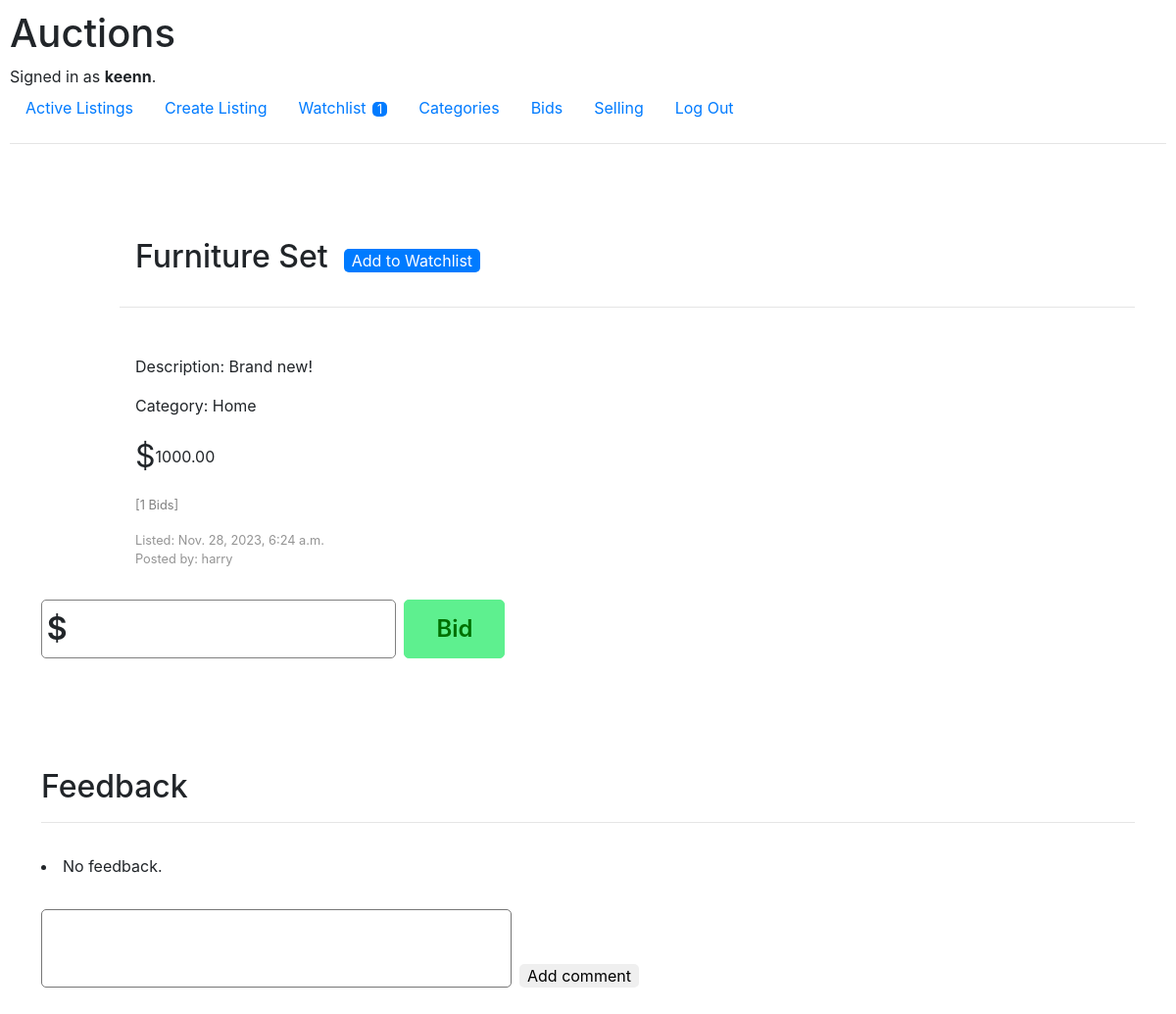
/listing/Furniture Set/18 (signed in), run on an earlier commit of the app's database.
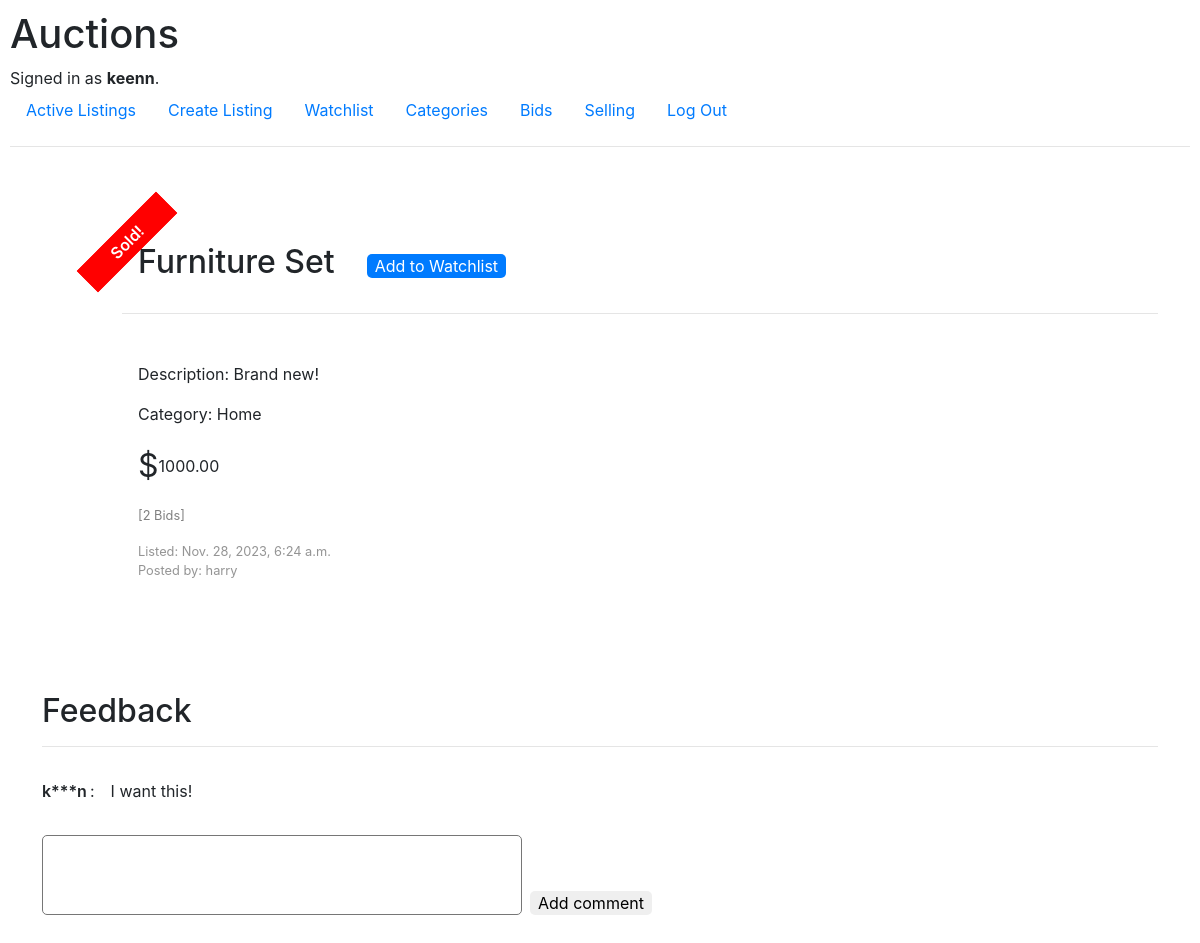
And on a later commit of the database.
### auctions/models.py (models this page shows, shortened)
class Comment(models.Model):
    user = models.ForeignKey(User, on_delete=models.CASCADE, related_name="commenter")
    comment = models.CharField(max_length=200)
    listing = models.ForeignKey(Listing, on_delete=models.CASCADE, related_name="listingComment", null=True)

### auctions/views.py (the view, shortened to what this page needs)
# urls.py: path("listing/<str:listing_name>/<int:listing_id>", views.listing, name="listing"),
@login_required
def listing(request, listing_name, listing_id):
    item = [{'item' : item, 'bid' : Bid.objects.filter(listing = item).count()} for item in Listing.objects.filter(pk=listing_id)][0]
    watchlist = Watchlist.objects.get(user = User.objects.get(pk=request.user.id)).listing.filter(id=listing_id).first()
    error = []
    return render(request, 'auctions/listing.html', {
        'item' : item,
        'listing_name' : listing_name,
        'watchlist' : watchlist,
        'watchlistCount' : Watchlist.objects.get(user = User.objects.get(pk=request.user.id)).listing.count(),
        'commentForm' : Feedback(),
        'bidForm' : BidForm(),
        'feedback' : [{'user_priv':secure_username(i.user.username), 'comment' : i.comment} for i in item['item'].listingComment.all()],
        'error' : error
    })

### auctions/forms.py
class Feedback(forms.Form):
    feedback = forms.CharField(max_length=200,
                               widget=forms.Textarea,
                               label=False)

class BidForm(forms.Form):
    bid = forms.DecimalField(label='Bid',
                             decimal_places=2,
                             widget=forms.NumberInput(attrs={'step' : '.05'}))

### auctions/models.py (called while the page is built)
    def __str__(self):
        return f"{self.category}"

### auctions/utils.py (called while the page is built)
def secure_username(username):
    strlen = len(username)
    mid_chars = username[1:strlen-1]
    return username.replace(mid_chars, '*' * (strlen-2))

### auctions/templates/auctions/listing.html (shortened to what the changed rows need)
{% extends 'auctions/layout.html' %}
{% block body %}
    <div class="listingwrapper">
        {% if item and item.item.title|lower == listing_name|lower %}
            <div class="listingHeader">
                <div class="listingInfo">
                    <div class="listingTitleDiv">
                        <h2>{{ item.item.title }}</h2>
                        {% if not item.item.availability %}
                            <div class="availabilityStatus">
                                <p class="sold">Sold!</p>
                            </div>
                        {% endif %}
                        {% if item.item.seller.id != user.id %}
                            {% if watchlist is not None %}
                                <div class="watchlistBtnDiv">
                                    <form action="{% url 'listing' item.item.title item.item.id %}" method="post">
                                        {% csrf_token %}
                                        <input type="submit" name="submitBtn" data-action="remove" value="Remove from Watchlist">
                                    </form>
                                </div>
                            {% else %}
                                <div class="watchlistBtnDiv">
                                    <form action="{% url 'listing' item.item.title item.item.id %}" method="post">
                                        <input type="submit" name="submitBtn" data-action="add" value="Add to Watchlist">
                                    </form>
                                </div>
                            {% endif%}
                        {% endif %}
                    </div>
                    <hr>
                    <div class="listingDescDiv">
                        <p>Description: {{ item.item.description }}</p>
                    </div>
                    <div>
                        <p>Category: {{ item.item.category }}</p>
                    </div>
                    <div class="listingPrice">
                        <span class="dollar">$</span>
                        <p>{{ item.item.startingBid | floatformat:2 }}</p>
                    </div>
                    <div class="nBid">
                        <p>[{{ item.bid }} Bids]</p>
                    </div>
                    <div class="created">
                        <p>Listed: {{ item.item.timestamp }}</p>
                        <p>Posted by: {{ item.item.seller.username }}</p>
                    </div>
                </div>
            </div>
            {% if item.item.seller.id != user.id and item.item.availability%}
                <div class="bidDiv">
                    <form action="{% url 'listing' item.item.title item.item.id %}" method="post">
                        <div class="bidFormInput">
                            <span>$</span>{{ bidForm.bid }}
                        </div>
                        <input type="submit" name="submitBtn" data-action="bid" value="Bid">
                    </form>
                </div>
            {% endif %}
            <div class="listingFeedback">
                <h2>Feedback</h2>
                <hr>
                <div class="feedbackSectionDiv">
                    {% for feedback in feedback %}
                        <div class="name_feedback">
                            <p class="fbname">{{ feedback.user_priv }}</p>
                            <span class="colon">:</span>
                            <p>{{ feedback.comment | safe }}</p>
                        </div>
                    {% empty %}
                        <li>No feedback.</li>
                    {% endfor %}
                </div>
                {% if item.item.seller.id != user.id %}
                <div class="feedbackDiv">
                    <form action="{% url 'listing' item.item.title item.item.id %}" method="post">
                        {{ commentForm }}
                        <input type="submit" name="submitBtn" data-action="comment" value="Add comment">
                    </form>
                </div>
                {% endif %}
            </div>
        {% else %}
        <h1>Listing Page</h1>
        Listing '{{ listing_name }}' not found.
        {% endif %}
    </div>
{% endblock %}

### auctions/templates/auctions/layout.html (shortened to what this page needs)
{% load static %}
<!DOCTYPE html>
<html lang="en">
    <head>
        <link rel="stylesheet" href="https://stackpath.bootstrapcdn.com/bootstrap/4.4.1/css/bootstrap.min.css">
        <link href="{% static 'auctions/styles.css' %}" rel="stylesheet">
    </head>
    <body>
        <h1>Auctions</h1>
        <div>
            {% if user.is_authenticated %}
                Signed in as <strong>{{ user.username }}</strong>.
            {% else %}
                Not signed in.
            {% endif %}
        </div>
        <ul class="nav">
            <li class="nav-item">
                <a class="nav-link" href="{% url 'index' %}">Active Listings</a>
            </li>
            {% if user.is_authenticated %}
                <li class="nav-item">
                    <a class="nav-link" href="{% url 'new' %}">Create Listing</a>
                </li>
                <li class="nav-item">
                    <a class="nav-link watchlistnav" href="{% url 'watchlist' %}">Watchlist
                        {% if watchlistCount %}
                            <span>{{ watchlistCount }}</span>
                        {% endif %}
                    </a>
                </li>
                <li class="nav-item">
                    <a class="nav-link" href="{% url 'categories' %}">Categories</a>
                </li>
                <li class="nav-item">
                    <a class="nav-link" href="{% url 'bids' %}">Bids</a>
                </li>
                <li class="nav-item">
                    <a class="nav-link" href="{% url 'selling' %}">Selling</a>
                </li>
                <li class="nav-item">
                    <a class="nav-link" href="{% url 'logout' %}">Log Out</a>
                </li>
            {% endif %}
        </ul>
        <hr>
        {% block body %}
        {% endblock %}
    </body>
</html>

What changed in the data, as far as the page shows it:
changed Listing "Furniture Set": availability True → False (drawn)
added Comment: comment "I want this!"
Also different on the page:
{{ item.bid }}: "1" → "2"
{{ watchlistCount }}: "1" → (not shown)
form field submitBtn: "Bid" → (not shown)
text no longer shown: "$ No feedback."
text now shown: "Sold!"
new list line: "k***n :"
